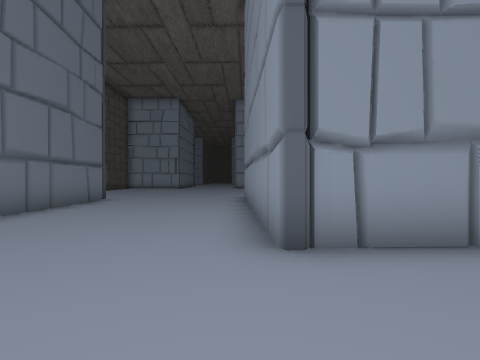
view 1 (above)

18 first-person views from a walk through a 3-D level made in the Unity game engine. The camera is 1.4 m above the floor, looks level and sees 80° across. The floor is counted in squares, 2 m on a side. Each view is taken from the middle of a square. On the plan, view 1 faces up. The plan holds only what a view shows up to about 10 squares ahead; the rest is blank. The place goes on beyond the plan. The player character is not drawn.

view 2
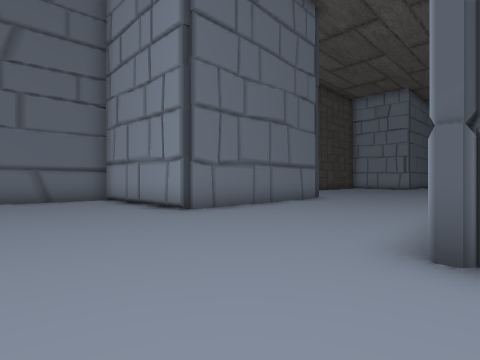

view 3
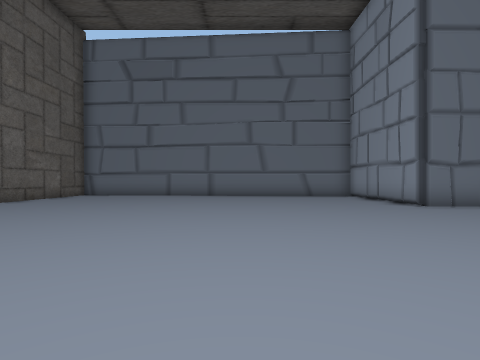

view 4
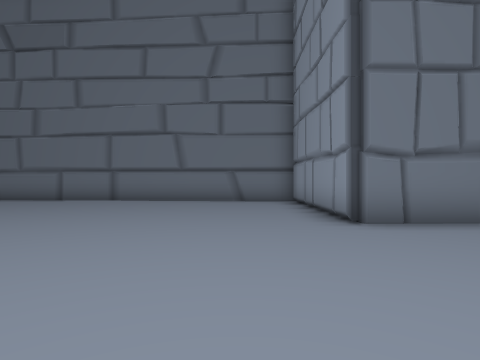

view 5
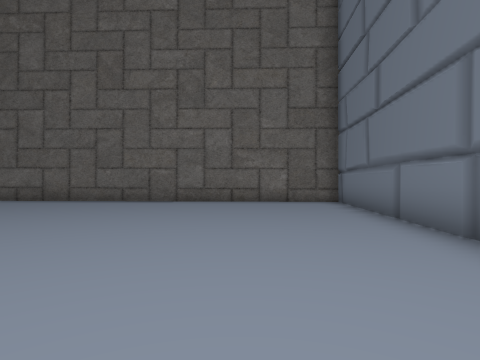

view 6
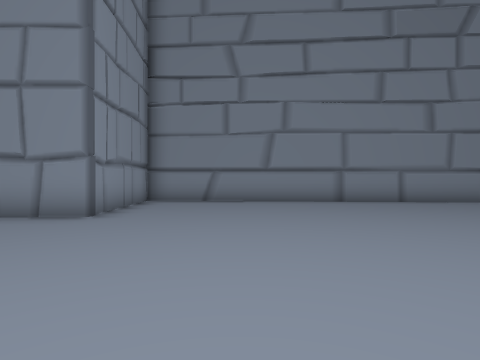

view 7
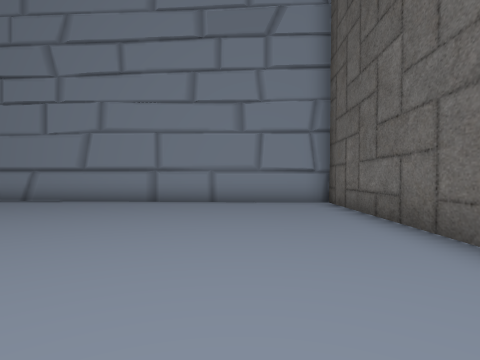

view 8
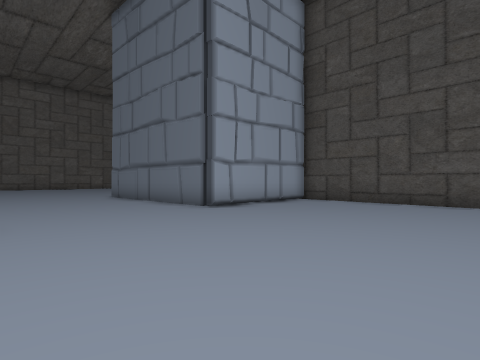

view 9
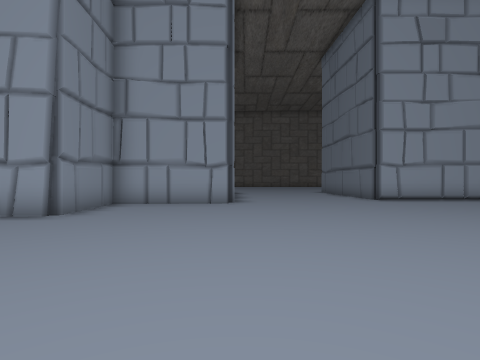

view 10
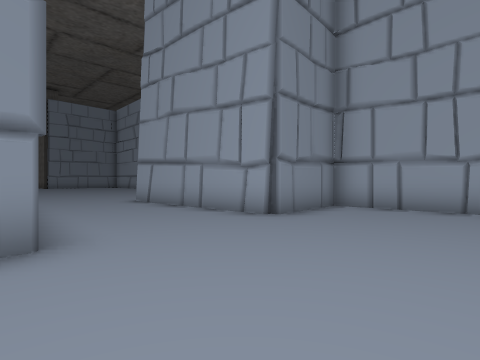

view 11
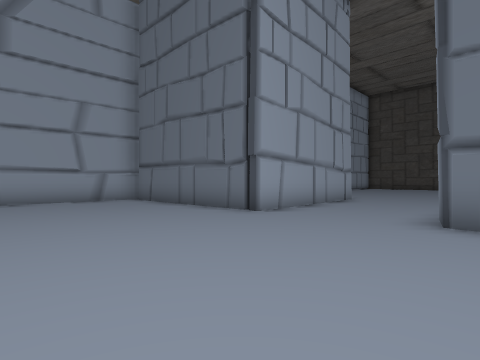

view 12
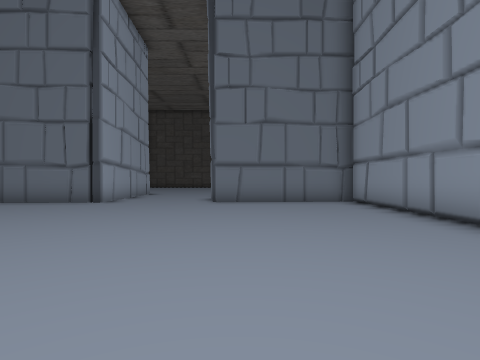

view 13
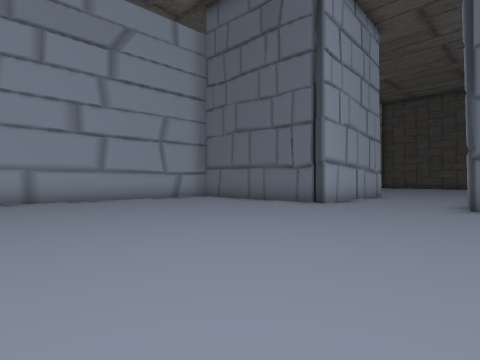

view 14
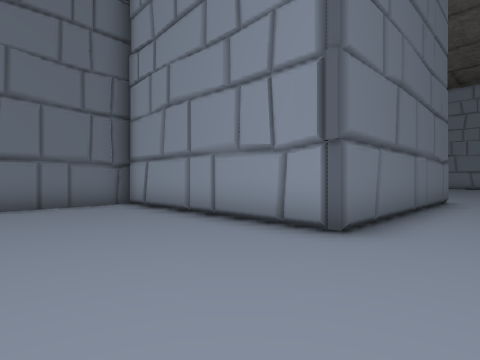

view 15
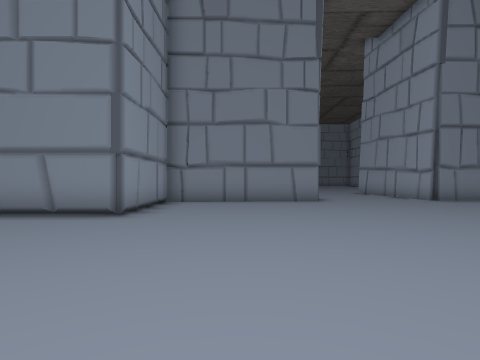

view 16
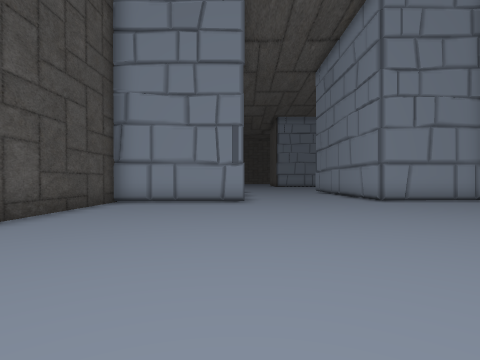

view 17
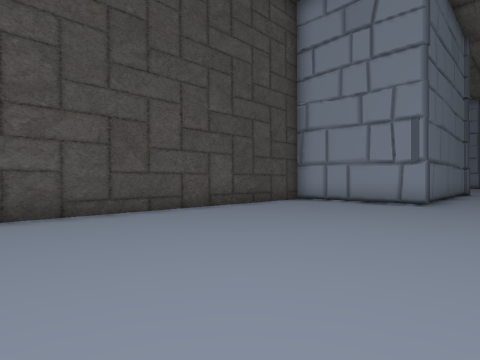

view 18
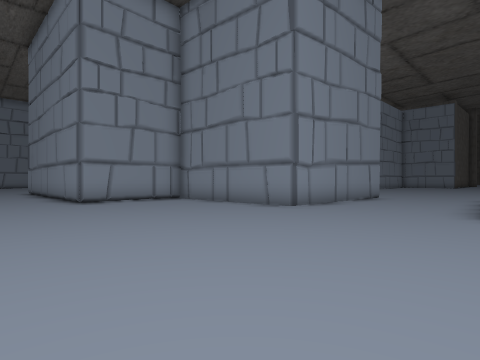

### Floor plan
Points are (right, up) in squares from view 1. A wall is a line through its corners. A room is listed if a view was taken in it or the views show most of it. See-through windows are left out.
Room 1 (views 1, 2, 3, 4, 5, 6, 7, 8, 9, 10, 15, 16, 17, 18)
walls: (0.3, 11.5) (3.7, 11.7) (3.5, 14.5) (5.5, 14.6); (-8.4, 10.2) (-4.7, 10.2) (-4.5, 3.8) (-9.3, 3.7) (-10.2, -8.2) (3.8, -8.8) (4.6, 3.1) (0.4, 2.9) (0.2, 9.1); (-9.3, 2) (-9.3, 1.5); (4.4, 0.5) (4.6, 1.2); (4.2, -3.4) (4.2, -2.9); (3.3, 18.4) (3.1, 23.3) (-0.4, 23.3) (-0.4, 25.5); (7, 18.2) (3.6, 18.4); (-4.9, 22.9) (-8.9, 22.9) (-9.1, 11); (-5.1, 25.1) (-5.1, 23.9)
ways out: opening at (5.3, 16) to room 2
Room 2 (views 11, 12, 13, 14)
walls: (15.4, 25.5) (15.4, 22.5) (8.8, 22.6) (9, 18.2); (10.4, 8.9) (10.9, 9); (9.9, 9) (16.1, 8.8); (5.5, 14.6) (9.2, 14.7) (9.4, 9.5)
ways out: opening at (5.3, 16) to room 1

Where each view was taken, in squares from view 1:
view 1: 0 up, 0 right, facing up
view 2: 0 up, 1 right, facing up-left
view 3: 1 down, 3 right, facing left
view 4: 2 up, 0 right, facing left
view 5: 1 up, 7 left, facing down
view 6: 0 up, 5 left, facing right
view 7: 6 down, 5 left, facing right
view 8: 16 up, 0 right, facing down-left
view 9: 20 up, 0 right, facing down
view 10: 19 up, 0 right, facing down-right
view 11: 19 up, 14 right, facing down-left
view 12: 19 up, 18 right, facing left
view 13: 19 up, 17 right, facing down-left
view 14: 19 up, 17 right, facing up-left
view 15: 21 up, 6 left, facing right
view 16: 14 up, 5 left, facing up
view 17: 14 up, 3 left, facing up-left
view 18: 14 up, 3 left, facing up-right
